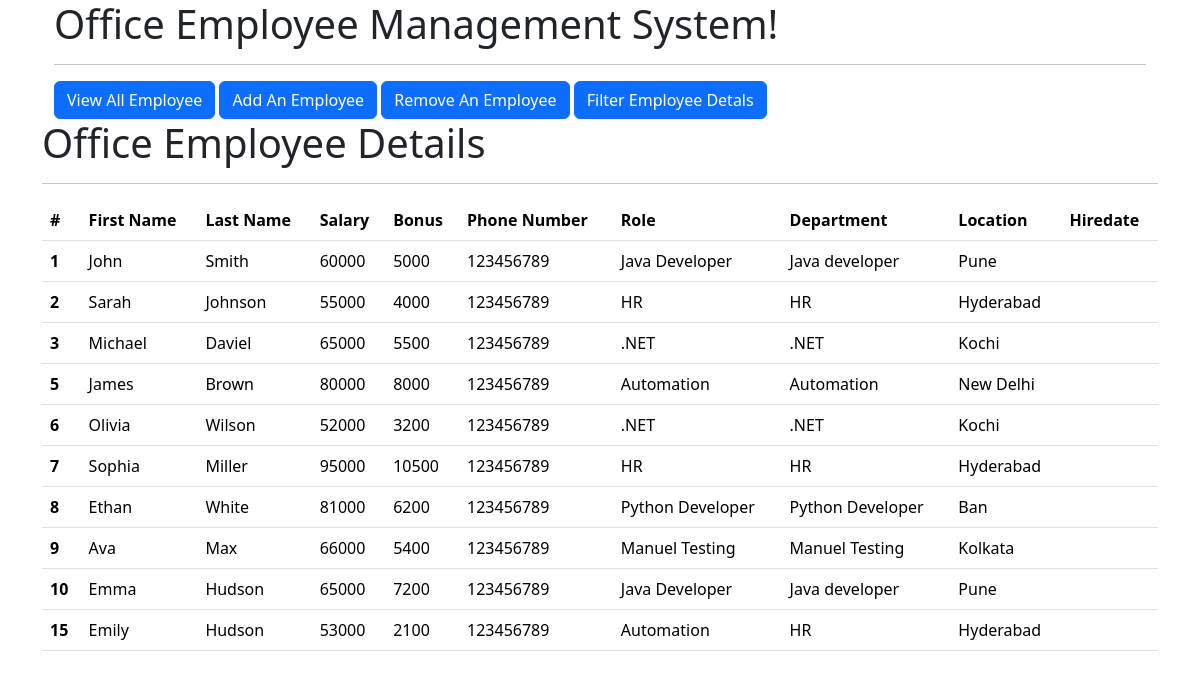
The app's page /all_emp with its own data.
### emp_app/models.py (models this page shows, shortened)
class Employee(models.Model):
    first_name = models.CharField(max_length=100, null=False)
    last_name = models.CharField(max_length=100)
    dept = models.ForeignKey(Department, on_delete=models.CASCADE)
    salary = models.IntegerField(default=0)
    bonus = models.IntegerField(default=0)
    role = models.ForeignKey(Role, on_delete=models.CASCADE)
    phone = models.IntegerField(default=0)
    hire_date = models.DateField()

class Role(models.Model):
    name = models.CharField(max_length=100, null=False)

class Department(models.Model):
    name = models.CharField(max_length=100, null=False)
    location = models.CharField(max_length=100)

### emp_app/views.py (the view)
# urls.py: path('all_emp', views.all_emp, name='all_emp'),
def all_emp(request):
    emps = Employee.objects.all()
    context = {
        'emps' : emps
    }
    return render(request, 'view_all.html',context)

### emp_app/templates/view_all.html (shortened to what this page needs)
<!doctype html>
<html lang="en">
  <head>
    <link href="https://cdn.jsdelivr.net/npm/bootstrap@5.3.2/dist/css/bootstrap.min.css" rel="stylesheet">
  </head>
  <body>
    <div class="container">
        <div class="container">
            <h1>Office Employee Management System!</h1>
            <hr>
            <a class="btn btn-primary" href="/all_emp" role="button">View All Employee</a>
            <a class="btn btn-primary" href="/add_emp" role="button">Add An Employee</a>
            <a class="btn btn-primary" href="/remove_emp" role="button">Remove An Employee</a>
            <a class="btn btn-primary" href="/filter_emp" role="button">Filter Employee Detals</a>
          </div>
        <h1>Office Employee Details</h1>
        <hr>
        <table class="table">
            <thead>
              <tr>
                <th scope="col">#</th>
                <th scope="col">First Name</th>
                <th scope="col">Last Name</th>
                <th scope="col">Salary</th>
                <th scope="col">Bonus</th>
                <th scope="col">Phone Number</th>
                <th scope="col">Role</th>
                <th scope="col">Department</th>
                <th scope="col">Location</th>
                <th scope="col">Hiredate</th>
              </tr>
            </thead>
                {% for emp in emps %}
            <tbody>
              <tr>
                <th scope="row">{{emp.id}}</th>
                <td>{{emp.first_name}}</td>
                <td>{{emp.last_name}}</td>
                <td>{{emp.salary}}</td>
                <td>{{emp.bonus}}</td>
                <td>{{emp.phone}}</td>
                <td>{{emp.role.name}}</td>
                <td>{{emp.dept.name}}</td>
                <td>{{emp.dept.location}}</td>
                <td>{{emp.hiredate}}</td>
              </tr>
            </tbody>
            {% endfor %}
          </table>
      </div>
  </body>
</html>

### records on screen
Employee: id "1", first_name "John", last_name "Smith", salary "60000", bonus "5000", phone "123456789", role.name "Java Developer", dept.name "Java developer", dept.location "Pune"
Employee: id "2", first_name "Sarah", last_name "Johnson", salary "55000", bonus "4000", phone "123456789", role.name "HR", dept.name "HR", dept.location "Hyderabad"
Employee: id "3", first_name "Michael", last_name "Daviel", salary "65000", bonus "5500", phone "123456789", role.name ".NET", dept.name ".NET", dept.location "Kochi"
Employee: id "5", first_name "James", last_name "Brown", salary "80000", bonus "8000", phone "123456789", role.name "Automation", dept.name "Automation", dept.location "New Delhi"
Employee: id "6", first_name "Olivia", last_name "Wilson", salary "52000", bonus "3200", phone "123456789", role.name ".NET", dept.name ".NET", dept.location "Kochi"
Employee: id "7", first_name "Sophia", last_name "Miller", salary "95000", bonus "10500", phone "123456789", role.name "HR", dept.name "HR", dept.location "Hyderabad"
Employee: id "8", first_name "Ethan", last_name "White", salary "81000", bonus "6200", phone "123456789", role.name "Python Developer", dept.name "Python Developer", dept.location "Ban"
Employee: id "9", first_name "Ava", last_name "Max", salary "66000", bonus "5400", phone "123456789", role.name "Manuel Testing", dept.name "Manuel Testing", dept.location "Kolkata"
Employee: id "10", first_name "Emma", last_name "Hudson", salary "65000", bonus "7200", phone "123456789", role.name "Java Developer", dept.name "Java developer", dept.location "Pune"
Employee: id "15", first_name "Emily", last_name "Hudson", salary "53000", bonus "2100", phone "123456789", role.name "Automation", dept.name "HR", dept.location "Hyderabad"
